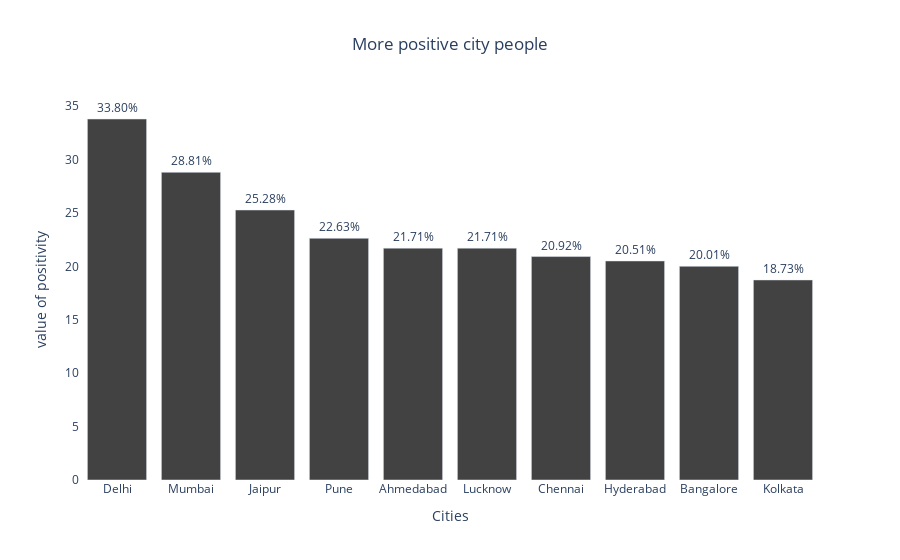

The notebook cell this image was saved under:
### Code cell
fig=go.Figure()

fig.add_trace(
    go.Bar(x=pivot_data.index,y=pivot_data['positive_per'],
           text=pivot_data['positive_per'].apply(lambda x: f'{x:.2f}%'),
           textposition='outside')
)

fig.update_traces(marker=dict(color=colors['gray']))

fig.update_layout(title_text='More positive city people', title_x = 0.5,
                  plot_bgcolor=colors['white'],
                  paper_bgcolor=colors['white'])

fig.update_xaxes(title_text='Cities')
fig.update_yaxes(title_text='value of positivity')

fig.show()

### Figure 1 — Plotly figure (JSON) as saved in the notebook; plotly's stock layout.template omitted (floating-point values rounded to 4 significant figures)
{"data": [{"marker": {"color": "rgb(66, 66, 66)"}, "text": ["33.80%", "28.81%", "25.28%", "22.63%", "21.71%", "21.71%", "20.92%", "20.51%", "20.01%", "18.73%"], "textposition": "outside", "type": "bar", "x": ["Delhi", "Mumbai", "Jaipur", "Pune", "Ahmedabad", "Lucknow", "Chennai", "Hyderabad", "Bangalore", "Kolkata"], "y": [33.8, 28.81, 25.28, 22.63, 21.71, 21.71, 20.92, 20.51, 20.01, 18.73]}], "layout": {"paper_bgcolor": "rgb(255,255,255)", "plot_bgcolor": "rgb(255,255,255)", "title": {"text": "More positive city people", "x": 0.5}, "xaxis": {"title": {"text": "Cities"}}, "yaxis": {"title": {"text": "value of positivity"}}}}
